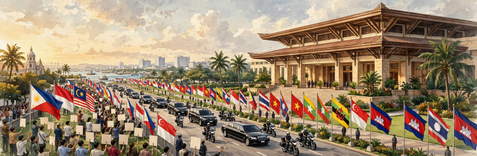
#> input picture assets/hero1.png, 477 x 156 px
$ python -i prep_v8_assets.py   (imports and definitions only)
#> lines starting #> are read from the running program, lines starting #| are printed output that depends on the picture
"""Prepare v8 photo assets: crop + resize the AI-generated editorial
illustrations to near-display resolution for embedding in the poster.

Inputs (AI-generated, kept out of the repo snapshot in assets/src/):
  src/media-generation-hero-h1-*.png  2736x912 (3:1) ASEAN/Manila
  src/media-generation-hero-h2-*.png  2736x912 (3:1) Kerch Bridge
  src/media-generation-hero-h3-*.png  2736x912 (3:1) Hormuz tanker
  src/media-generation-minis-sheet-*.png  1792x1344 (4:3) 4x3 minis

Outputs (committed, near-display resolution):
  assets/hero1.png hero2.png hero3.png   HERO_W x HERO_H
  assets/mini01.png ... mini12.png       MINI_PX x MINI_PX

Heroes are centre-cropped to the banner aspect 318:104 (3.0577:1),
then resized. Minis are located by detecting the sheet's paper
gutters (background-only columns/rows) and cropped with a 2px inset,
then resized. Deterministic: fixed inputs, fixed constants, no
randomness. Re-run any time; outputs are byte-identical.
"""

import glob
from pathlib import Path

from PIL import Image

HERE = Path(__file__).resolve().parent.parent
SRC = HERE / "assets" / "src"

HERO_W, HERO_H = 477, 156          # 1.5x of the 318x104 banner slot
MINI_PX = 92                       # 2x of the 46x46 icon slot
BANNER_ASPECT = 318 / 104          # 3.0577


def _glob(stem):
    hits = sorted(SRC.glob(f"media-generation-{stem}-*.png"))
    assert len(hits) == 1, f"expected 1 {stem}, got {hits}"
    return hits[0]


def hero(src_path, out_path):
    im = Image.open(src_path).convert("RGB")
    w, h = im.size
    # centre-crop to the banner aspect (keep full width)
    th = int(round(w / BANNER_ASPECT))
    top = (h - th) // 2
    im = im.crop((0, top, w, top + th))
    im = im.resize((HERO_W, HERO_H), Image.LANCZOS)
    im.save(out_path, optimize=True)
    print(f"{out_path.name}: {im.size} from {src_path.name} "
          f"({w}x{h}, crop top={top})")


def sheet_bounds(im):
    """Cell bounds of the 4x3 mini grid, measured from this sheet
    (1792x1344) by gradient-peak detection: the strong vertical
    edges sit at x = 41/458/473/888/904/1320/1335/1752 and the
    horizontal edges at y = 45/449/464/880/895/1299 (15px gutters,
    ~40px outer margins). Returns (x_spans, y_spans)."""
    x_spans = [(41, 458), (473, 888), (904, 1320), (1335, 1752)]
    y_spans = [(45, 449), (464, 880), (895, 1299)]
    return x_spans, y_spans


def minis(src_path):
#> called with src_path = '../assets/hero1.png'
    im = Image.open(src_path).convert("RGB")
#> im is the input picture: PIL image 477x156 RGB; mean R, G, B 155.9, 135.2, 110.9
    x_spans, y_spans = sheet_bounds(im)
#> x_spans = [(41, 458), (473, 888), (904, 1320), (1335, 1752)]; y_spans = [(45, 449), (464, 880), (895, 1299)]
    print(f"sheet {im.size}: x_spans={x_spans} y_spans={y_spans}")
#| sheet (477, 156): x_spans=[(41, 458), (473, 888), (904, 1320), (1335, 1752)] y_spans=[(45, 449), (464, 880), (895, 1299)]
    assert len(x_spans) == 4, f"expected 4 columns, got {x_spans}"
    assert len(y_spans) == 3, f"expected 3 rows, got {y_spans}"
    n = 0
    for r, (y0, y1) in enumerate(y_spans):
        for c, (x0, x1) in enumerate(x_spans):
            n += 1
            cell = im.crop((x0 + 2, y0 + 2, x1 - 2, y1 - 2))
            cell = cell.resize((MINI_PX, MINI_PX), Image.LANCZOS)
            out = HERE / "assets" / f"mini{n:02d}.png"
            cell.save(out, optimize=True)
            print(f"{out.name}: {cell.size} from cell "
                  f"({x0},{y0})-({x1},{y1})")
#> this loop made 3 passes
#| mini01.png: (92, 92) from cell (41,45)-(458,449)
#| mini02.png: (92, 92) from cell (473,45)-(888,449)
#| mini03.png: (92, 92) from cell (904,45)-(1320,449)
#| mini04.png: (92, 92) from cell (1335,45)-(1752,449)
#| mini05.png: (92, 92) from cell (41,464)-(458,880)
#| mini06.png: (92, 92) from cell (473,464)-(888,880)
#| mini07.png: (92, 92) from cell (904,464)-(1320,880)
#| mini08.png: (92, 92) from cell (1335,464)-(1752,880)
#| mini09.png: (92, 92) from cell (41,895)-(458,1299)
#| mini10.png: (92, 92) from cell (473,895)-(888,1299)
#> (further printed lines are left out)
#> pass 1, in minis, `cell.save(out, optimize=True)`:
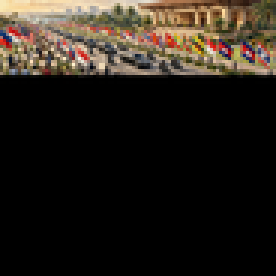
#> saved as mini01.png: PIL image 92x92 RGB (shown 3 times larger); mean R, G, B 38.9, 32.6, 25.5
#> pass 1, in minis, `cell.save(out, optimize=True)`:
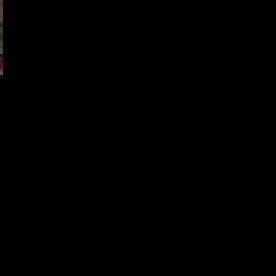
#> saved as mini02.png: PIL image 92x92 RGB (shown 3 times larger); mean R, G, B 0.2, 0.2, 0.1
#> after the loop, n = 12


def main():
    for i in (1, 2, 3):
        hero(_glob(f"hero-h{i}"), HERE / "assets" / f"hero{i}.png")
    minis(_glob("minis-sheet"))


# [2 lines not run here, left out]

>>> result = minis('../assets/hero1.png')

$ run again, on assets/mini02.png
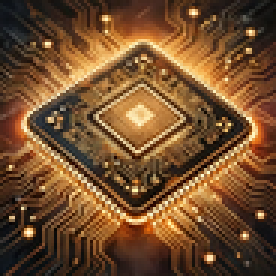
#> input picture assets/mini02.png, 92 x 92 px (shown 3 times larger)
#> in minis, im is the input picture: PIL image 92x92 RGB; mean R, G, B 114.5, 78, 45.5
#> x_spans = [(41, 458), (473, 888), (904, 1320), (1335, 1752)]; y_spans = [(45, 449), (464, 880), (895, 1299)]
#| sheet (92, 92): x_spans=[(41, 458), (473, 888), (904, 1320), (1335, 1752)] y_spans=[(45, 449), (464, 880), (895, 1299)]
#> the loop in minis, `for r, (y0, y1) in enumerate(y_spans):` made 3 passes
#> (printed output is left out)
#> pass 1, in minis, `cell.save(out, optimize=True)`:
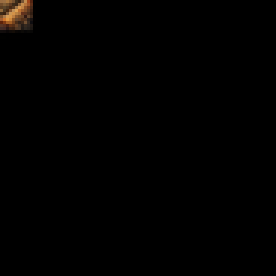
#> saved as mini01.png: PIL image 92x92 RGB (shown 3 times larger); mean R, G, B 1.4, 0.9, 0.5
#> after the loop in minis, `for r, (y0, y1) in enumerate(y_spans):`: n = 12

$ run again, on assets/mini03.png
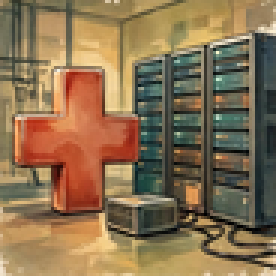
#> input picture assets/mini03.png, 92 x 92 px (shown 3 times larger)
#> in minis, im is the input picture: PIL image 92x92 RGB; mean R, G, B 137.9, 113.4, 80.9
#> x_spans = [(41, 458), (473, 888), (904, 1320), (1335, 1752)]; y_spans = [(45, 449), (464, 880), (895, 1299)]
#| sheet (92, 92): x_spans=[(41, 458), (473, 888), (904, 1320), (1335, 1752)] y_spans=[(45, 449), (464, 880), (895, 1299)]
#> the loop in minis, `for r, (y0, y1) in enumerate(y_spans):` made 3 passes
#> (printed output is left out)
#> pass 1, in minis, `cell.save(out, optimize=True)`:
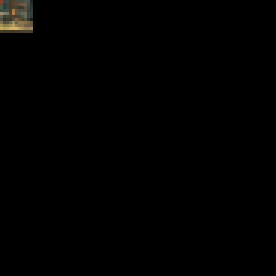
#> saved as mini01.png: PIL image 92x92 RGB (shown 3 times larger); mean R, G, B 1.4, 1.3, 0.9
#> after the loop in minis, `for r, (y0, y1) in enumerate(y_spans):`: n = 12

$ run again, on assets/mini04.png
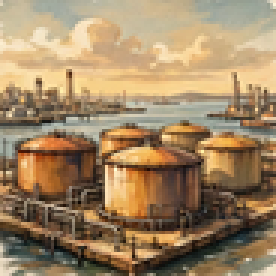
#> input picture assets/mini04.png, 92 x 92 px (shown 3 times larger)
#> in minis, im is the input picture: PIL image 92x92 RGB; mean R, G, B 159.7, 133.9, 100
#> x_spans = [(41, 458), (473, 888), (904, 1320), (1335, 1752)]; y_spans = [(45, 449), (464, 880), (895, 1299)]
#| sheet (92, 92): x_spans=[(41, 458), (473, 888), (904, 1320), (1335, 1752)] y_spans=[(45, 449), (464, 880), (895, 1299)]
#> the loop in minis, `for r, (y0, y1) in enumerate(y_spans):` made 3 passes
#> (printed output is left out)
#> pass 1, in minis, `cell.save(out, optimize=True)`:
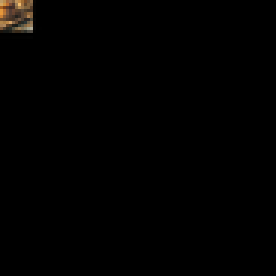
#> saved as mini01.png: PIL image 92x92 RGB (shown 3 times larger); mean R, G, B 1.6, 1.2, 0.8
#> after the loop in minis, `for r, (y0, y1) in enumerate(y_spans):`: n = 12
